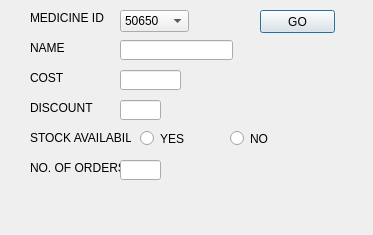
<?xml version="1.0" encoding="UTF-8"?>
<ui version="4.0">
 <class>Dialog</class>
 <widget class="QDialog" name="Dialog">
  <property name="geometry">
   <rect>
    <x>0</x>
    <y>0</y>
    <width>373</width>
    <height>235</height>
   </rect>
  </property>
  <property name="windowTitle">
   <string>Dialog</string>
  </property>
  <widget class="QLabel" name="label">
   <property name="geometry">
    <rect>
     <x>30</x>
     <y>10</y>
     <width>101</width>
     <height>16</height>
    </rect>
   </property>
   <property name="text">
    <string>MEDICINE ID</string>
   </property>
  </widget>
  <widget class="QLabel" name="label_2">
   <property name="geometry">
    <rect>
     <x>120</x>
     <y>10</y>
     <width>101</width>
     <height>16</height>
    </rect>
   </property>
   <property name="text">
    <string/>
   </property>
  </widget>
  <widget class="QLabel" name="label_3">
   <property name="geometry">
    <rect>
     <x>30</x>
     <y>40</y>
     <width>101</width>
     <height>16</height>
    </rect>
   </property>
   <property name="text">
    <string>NAME</string>
   </property>
  </widget>
  <widget class="QLabel" name="label_4">
   <property name="geometry">
    <rect>
     <x>30</x>
     <y>70</y>
     <width>101</width>
     <height>16</height>
    </rect>
   </property>
   <property name="text">
    <string>COST</string>
   </property>
  </widget>
  <widget class="QLabel" name="label_5">
   <property name="geometry">
    <rect>
     <x>30</x>
     <y>100</y>
     <width>101</width>
     <height>16</height>
    </rect>
   </property>
   <property name="text">
    <string>DISCOUNT</string>
   </property>
  </widget>
  <widget class="QLabel" name="label_6">
   <property name="geometry">
    <rect>
     <x>30</x>
     <y>130</y>
     <width>101</width>
     <height>16</height>
    </rect>
   </property>
   <property name="text">
    <string>STOCK AVAILABILITY</string>
   </property>
  </widget>
  <widget class="QLabel" name="label_7">
   <property name="geometry">
    <rect>
     <x>30</x>
     <y>160</y>
     <width>101</width>
     <height>16</height>
    </rect>
   </property>
   <property name="text">
    <string>NO. OF ORDERS</string>
   </property>
  </widget>
  <widget class="QPushButton" name="pushButton">
   <property name="geometry">
    <rect>
     <x>260</x>
     <y>10</y>
     <width>75</width>
     <height>23</height>
    </rect>
   </property>
   <property name="text">
    <string>GO</string>
   </property>
  </widget>
  <widget class="QComboBox" name="comboBox">
   <property name="geometry">
    <rect>
     <x>120</x>
     <y>10</y>
     <width>69</width>
     <height>22</height>
    </rect>
   </property>
   <item>
    <property name="text">
     <string>50650</string>
    </property>
   </item>
   <item>
    <property name="text">
     <string>56056</string>
    </property>
   </item>
   <item>
    <property name="text">
     <string>55556</string>
    </property>
   </item>
   <item>
    <property name="text">
     <string>56566</string>
    </property>
   </item>
  </widget>
  <widget class="QLabel" name="label_8">
   <property name="geometry">
    <rect>
     <x>120</x>
     <y>40</y>
     <width>101</width>
     <height>16</height>
    </rect>
   </property>
   <property name="text">
    <string/>
   </property>
  </widget>
  <widget class="QLineEdit" name="lineEdit">
   <property name="geometry">
    <rect>
     <x>120</x>
     <y>40</y>
     <width>113</width>
     <height>20</height>
    </rect>
   </property>
  </widget>
  <widget class="QLineEdit" name="lineEdit_2">
   <property name="geometry">
    <rect>
     <x>120</x>
     <y>70</y>
     <width>61</width>
     <height>20</height>
    </rect>
   </property>
  </widget>
  <widget class="QLineEdit" name="lineEdit_3">
   <property name="geometry">
    <rect>
     <x>120</x>
     <y>100</y>
     <width>41</width>
     <height>20</height>
    </rect>
   </property>
  </widget>
  <widget class="QRadioButton" name="radioButton">
   <property name="geometry">
    <rect>
     <x>140</x>
     <y>130</y>
     <width>82</width>
     <height>17</height>
    </rect>
   </property>
   <property name="text">
    <string>YES</string>
   </property>
  </widget>
  <widget class="QRadioButton" name="radioButton_2">
   <property name="geometry">
    <rect>
     <x>230</x>
     <y>130</y>
     <width>82</width>
     <height>17</height>
    </rect>
   </property>
   <property name="text">
    <string>NO</string>
   </property>
  </widget>
  <widget class="QLineEdit" name="lineEdit_4">
   <property name="geometry">
    <rect>
     <x>120</x>
     <y>160</y>
     <width>41</width>
     <height>20</height>
    </rect>
   </property>
  </widget>
 </widget>
 <resources/>
 <connections/>
</ui>
